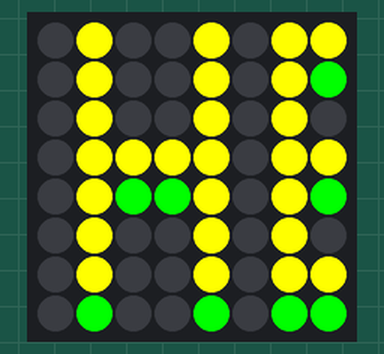
The sketch below on a simulated Arduino Uno, built with avr-gcc and run on an emulated ATmega328P. Shown: 8×8 RGB LED matrix (first LED top left, wired row by row). What the sketch prints to the serial monitor is not drawn.

Above: at 0.1 s.
At 0.6 s:
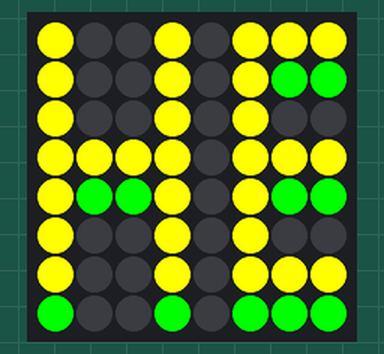
At 1.1 s:
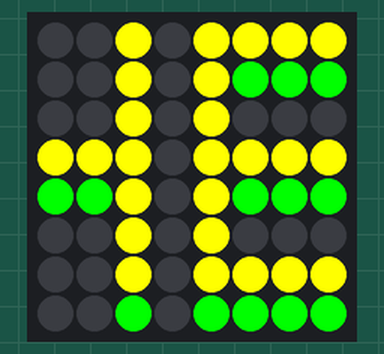
At 1.6 s:
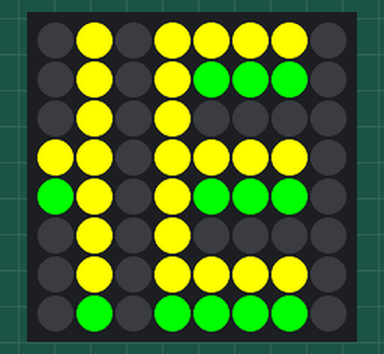
At 2.1 s:
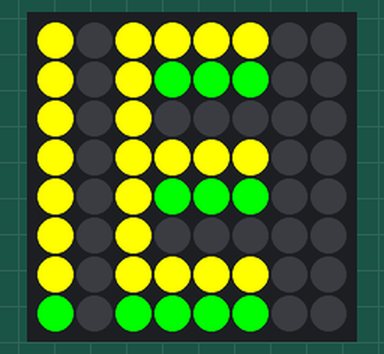
At 2.6 s:
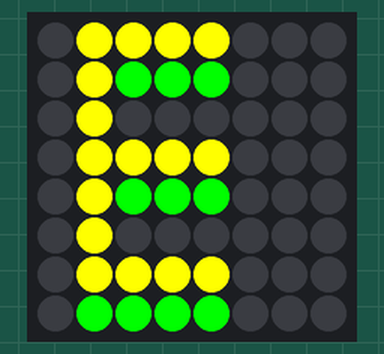

The sketch:

scrolling_bitmap___drop_shadow.ino
```cpp
#include <Wire.h>
#include <Adafruit_GFX.h>
#include "Adafruit_LEDBackpack.h"

Adafruit_BicolorMatrix matrix = Adafruit_BicolorMatrix();

void setup() {
  Serial.begin(9600);
  Serial.println("8x8 LED Matrix Test");

  matrix.begin(0x70);  // pass in the address
}

static const uint8_t PROGMEM
H[] =
{B01001000,
  B01001000,
  B01001000,
  B01111000,
  B01001000,
  B01001000,
  B01001000,
  B00000000},
H_shadow[]=
{B00000000,
  B00000000,
  B00000000,
  B00000000,
  B00110000,
  B00000000,
  B00000000,
  B01001000
},
E[]=
{B01111000,
  B01000000,
  B01000000,
  B01111000,
  B01000000,
  B01000000,
  B01111000,
  B00000000},
E_shadow[]={
  B00000000,
  B00111000,
  B00000000,
  B00000000,
  B00111000,
  B00000000,
  B00000000,
  B01111000};

void loop() {
  int8_t j;

  for(int8_t i = 0,j =5; i >-6; i--, j--){
     matrix.clear();
     matrix.drawBitmap(i, 0, H, 8, 8, LED_YELLOW);
     matrix.drawBitmap(i, 0, H_shadow, 8, 8, LED_GREEN);
     matrix.drawBitmap(j, 0, E, 8, 8, LED_YELLOW);
     matrix.drawBitmap(j, 0, E_shadow, 8, 8, LED_GREEN);
     matrix.writeDisplay();
     delay(500);
  }


  matrix.setRotation(0);
}
```

Measured:
- by itself, everything shown: repeats every 3.0 s, in 6 steps
- what the display in image 1 shows lasts 0.5 s, from 0.5 s to 1.0 s
